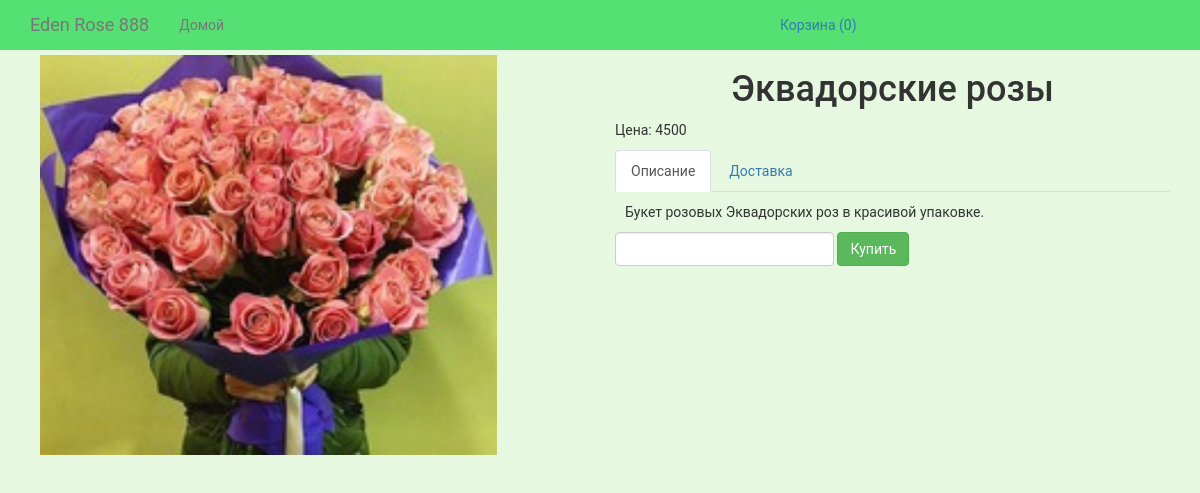
Screenshot of /product/flower/3 with the database file from the repository.
### products/models.py (models this page shows, shortened)
class ProductIMG(models.Model):
    product = models.ForeignKey(Product, on_delete=models.CASCADE,blank=True, null=True, default=None)
    image = models.ImageField(upload_to='products_images/')
    is_active = models.BooleanField(default=True)
    created = models.DateTimeField(auto_now_add=True, auto_now=False)
    updated = models.DateTimeField(auto_now_add=False, auto_now=True)
    class Meta:
        verbose_name = 'Фотография'
        verbose_name_plural = 'Фотографии'

class Product(models.Model):
    name_product = models.CharField(max_length=100, blank=True, null=True, default=None)
    category = models.ForeignKey(ProductCategory,blank=True, null=True, default=None, on_delete=models.CASCADE)
    short_description = models.TextField(blank=True, null=True, default=None)
    price = models.IntegerField(blank=True, null=True, default=None)
    is_active = models.BooleanField(default=True)
    created = models.DateTimeField(auto_now_add=True, auto_now=False)
    updated = models.DateTimeField(auto_now_add=False, auto_now=True)
    class Meta:
        verbose_name = 'Товар'
        verbose_name_plural = 'Товары'

### products/views.py (the view)
# urls.py: url(r'^product/flower/(?P<product_id>\d+)$', views.product, name='product'),
def product(request, product_id):
    products = ProductIMG.objects.get(id=product_id)
    return render(request, 'products/product.html', locals())

### orders/context_processors.py (called while the page is built)
def getting_basket_info(request):
    session_key = request.session.session_key
    if not session_key:
        request.session["session_key"] = 123
        request.session.cycle_key()
        request.session.set_expiry(604800)
        request.session['cart'] = []
    products_in_cart = []
    total_price_all_product = 0
    if request.session["cart"]:
        for item in request.session["cart"]:
            item["total_price"] = "{0}".format(
                int(item["price"]) * int(item["nmb"]))
            products_in_cart.append(item)
            total_price_all_product += int(item["total_price"])
    total_price_all_product = "{0:.2f}".format(total_price_all_product)
    request.session.modified = True
    products_total_nmb = len(products_in_cart)
    return locals()

### shop/templates/products/product.html (shortened to what this page needs)
{% extends 'base.html' %}
{% load static %}
{% block content %}
    <div class="container">
        <div class="row">
            <div class="col-lg-6">
                <div class="product-image-item">
                    <img src="{{ products.image.url }}" height="400">
                </div>
            </div>
            <div class="col-lg-6">
                <h1 class="text-center">
                    {{ products.product.name_product }}
                </h1>
                <div class="">
                    <p>
                        Цена: {{ products.product.price }}
                    </p>
                </div>
                <div>
                    <ul class="nav nav-tabs" role="tablist">
                        <li role="presentation" class="active">
                            <a href="#short_description" aria-controls="home" role="tab" data-toggle="tab">
                                Описание
                            </a>
                        </li>
                        <li role="presentation">
                            <a href="#delivery" aria-controls="profile" role="tab" data-toggle="tab">
                                Доставка
                            </a>
                        </li>
                    </ul>
                    <div class="tab-content product-description-tabs">
                        <div role="tabpanel" class="tab-pane active" id="short_description">
                            {{ products.product.short_description }}
                        </div>
                    </div>
                </div>
                <div>
                    <form id="form_buying_product" class="form-inline" action="{% url 'basket_adding' %}">
                        <div class="form-group">
                            <input type="number" class="form-control" name="number" id="number">
                        </div>
                        <div class="form-group">
                            <button id="submit_btn" class="btn btn-success btn-buy"
                                    data-product_id="{{ products.product.id }}"
                                    data-name="{{ products.product.name_product }}"
                                    data-price="{{ products.product.price }}">
                                Купить
                            </button>
                        </div>
                    </form>
                </div>
            </div>
        </div>
    </div>
{% endblock %}

### shop/static/static_dev/css/style.css (style rules this page uses)
html, body { height: 100%; max-height: 100%; font-family: 'Roboto', sans-serif; background-color: #E6F8E0; }
.product-description-tabs { padding: 10px; }
.product-image-item { padding: 5px; margin-bottom: 5px; margin-left: 5px; }

### rows the page displays
ProductIMG: image (picture), product.name_product "Эквадорские розы", product.price "4500", product.short_description "Букет розовых Эквадорских роз в красивой упаковке."
